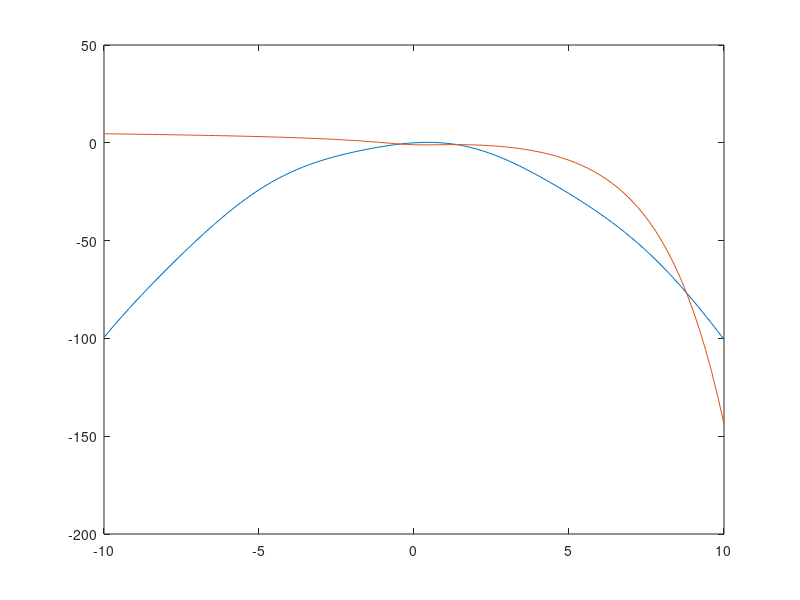

This figure's MATLAB source:
x= (-10:0.2:10);

y= sin(x) - x.^2;
z= log(x.^2+1)-exp(x/2);

plot(x,y,x,z);

#a) Grafica
#b) intervalos donde se encuentran los
#   puntos de interseccion :
#   <-1;0> U <1;2> U <8;9>

